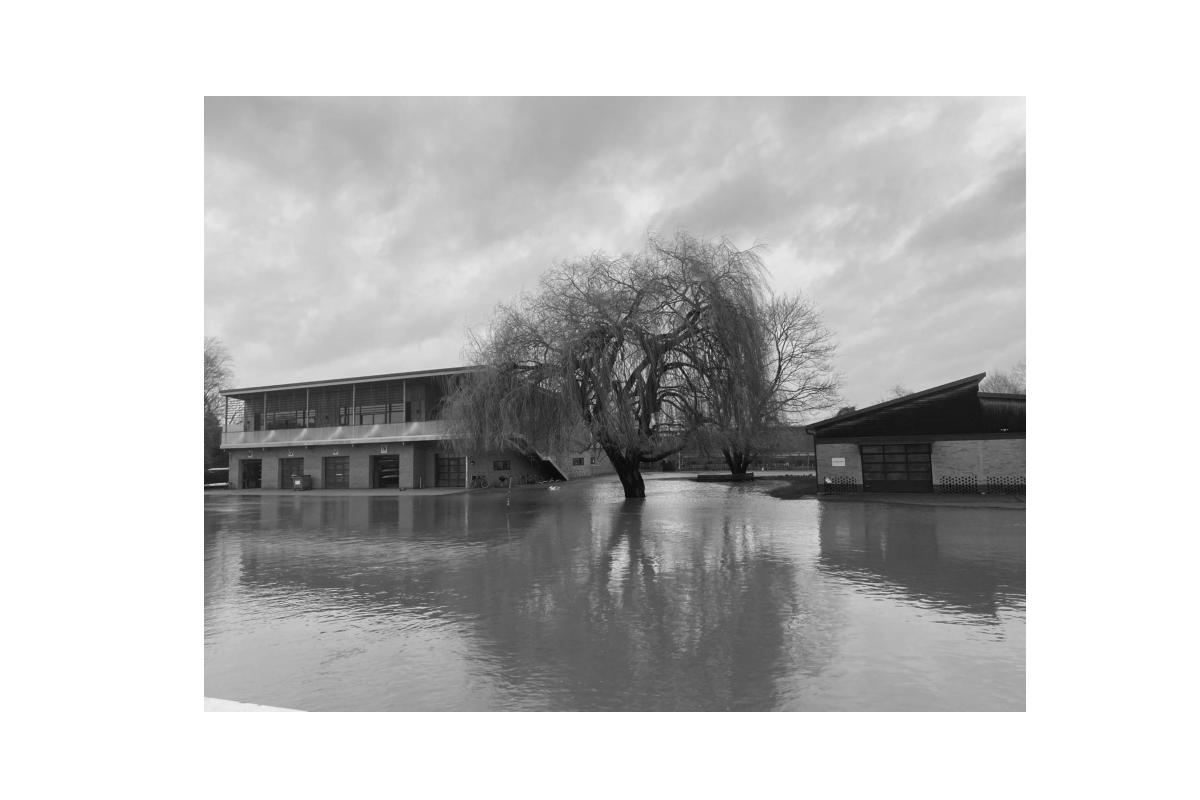
#> input picture data/river_side.jpeg, 1200 x 800 px
$ python Q2-3.py
#> lines starting #> are read from the running program, lines starting #| are printed output that depends on the picture
### helper.py

#from __future__  import division

##----------
#  Helper routines to visualise wavelets with by pywavelets: To do this, we need to define functions
#  that stack and unstack the approximation #  and detail coefficients and scale the different levels
#  when displaying an image.
##----------

import numpy             as np
import pywt                       # Wavelet transform software
import matplotlib.pyplot as plt


def imshowgray(im, vmin=None, vmax=None):
    plt.imshow(im, cmap=plt.get_cmap('gray'), vmin=vmin, vmax=vmax)

# [8 lines left out: function wavMask, not called in this run]


def imshowWAV(Wim, scale=1):
    plt.imshow(np.abs(Wim)*wavMask(Wim.shape, scale), cmap = plt.get_cmap('gray'))


def coeffs2img(LL, coeffs):
    LH, HL, HH = coeffs
    return np.vstack((np.hstack((LL, LH)), np.hstack((HL, HH))))


def unstack_coeffs(Wim):
        L1, L2  = np.hsplit(Wim, 2)
        LL, HL = np.vsplit(L1, 2)
        LH, HH = np.vsplit(L2, 2)
        return LL, [LH, HL, HH]


def img2coeffs(Wim, levels=4):
    LL, c = unstack_coeffs(Wim)
    coeffs = [c]
    for i in range(levels-1):
        LL, c = unstack_coeffs(LL)
        coeffs.insert(0,c)
    coeffs.insert(0, LL)
    return coeffs


# [6 lines left out: function dwt1, not called in this run]


def dwt2(im):
    coeffs = pywt.wavedec2(im, wavelet='db4', mode='per', level=4)
    Wim, rest = coeffs[0], coeffs[1:]
    for levels in rest:
        Wim = coeffs2img(Wim, levels)
    return Wim


def idwt2(Wim):
    coeffs = img2coeffs(Wim, levels=4)
    return pywt.waverec2(coeffs, wavelet='db4', mode='per')


# [12 lines left out: functions WimTh, ComplexSoftThresh, not called in this run]

def fft2c(x):
    return 1 / np.sqrt(np.prod(x.shape)) * np.fft.fftshift(np.fft.fft2(np.fft.ifftshift(x)))

def ifft2c(y):
    return np.sqrt(np.prod(y.shape)) * np.fft.ifftshift(np.fft.ifft2(np.fft.fftshift(y)))


### Q2-3.py
import numpy as np
import matplotlib.pyplot as plt
import skimage
import helper
from skimage.metrics import peak_signal_noise_ratio as psnr, \
structural_similarity as ssim

# Read in the jpeg image
img = skimage.io.imread('data/river_side.jpeg', as_gray=True)
#> img is the input picture: shape (800, 1200) float64; min 0, max 1, mean 0.768

# find the bounding box of the image without the white space
# Get the indices of the non-white pixels
non_white_pixels = np.where(img < 1)
#> non_white_pixels = 508582 positions, rows 96 to 711, columns 200 to 1031

# Get the bounding box of the non-white pixels
min_x = np.min(non_white_pixels[0])
#> min_x = 96
max_x = np.max(non_white_pixels[0]) + 1
#> max_x = 712
min_y = np.min(non_white_pixels[1])
#> min_y = 200
max_y = np.max(non_white_pixels[1]) + 1
#> max_y = 1032

# Pad the x bound values by 4 on each side to ensure the dimensions
# are multiples of 16
min_x -= 4
#> min_x = 92
max_x += 4
#> max_x = 716

# Crop the image to the bounding box
img = img[min_x: max_x, min_y: max_y]
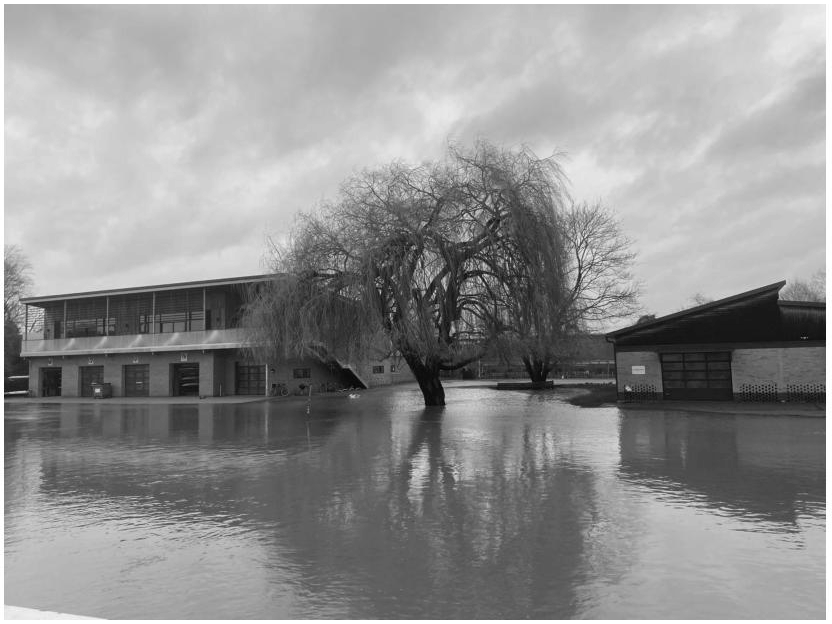
#> img: shape (624, 832) float64; min 0, max 1, mean 0.572

plt.figure(figsize=(10, 7.5))
plt.imshow(img, cmap='gray')
plt.axis('off')
plt.tight_layout()
plt.savefig('figures/cropped_riverside.png')

# Compute the 2D wavelet transform of the image
Wim = helper.dwt2(img)
#> in dwt2, `coeffs = pywt.wavedec2(im, wavelet='db4', mode='per', level=4)`: coeffs = 5 items
#> the loop in dwt2, `for levels in rest:` made 4 passes
#> after the loop in dwt2, `for levels in rest:`:
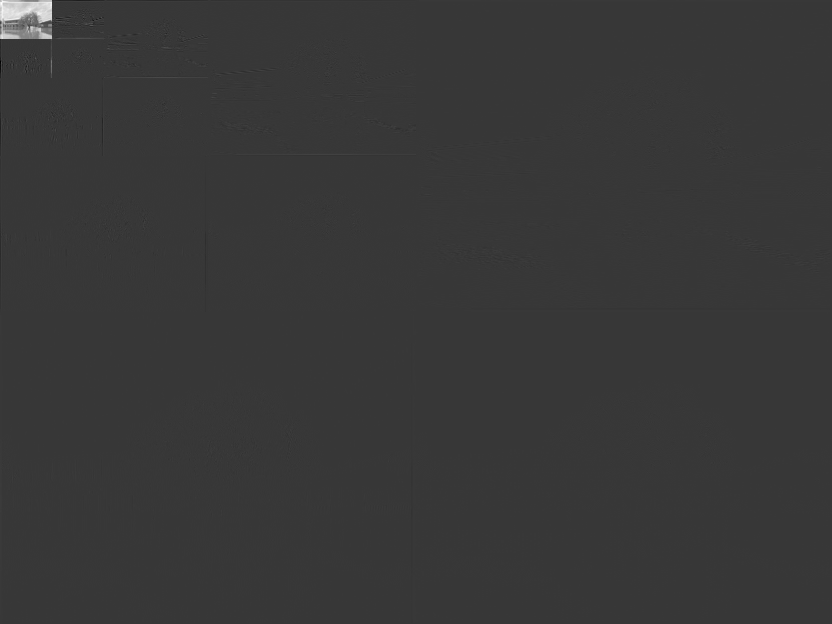
#> Wim: shape (624, 832) float64; min -4.37, max 15.55, mean 0.0356; drawn with min black and max white

# Visualise the coefficients in the wavelet domain
plt.figure(figsize=(10, 7.5))
plt.imshow(np.abs(Wim) > 0.01, cmap='gray')
plt.axis('off')
plt.tight_layout()
plt.savefig('figures/wavelet_riverside.png')

# Reconstruct the image from the wavelet coefficients
img_reconstructed = helper.idwt2(Wim)
#> in img2coeffs, `LL, c = unstack_coeffs(Wim)`: c = 3 items
#> the loop in img2coeffs, `for i in range(levels-1):` made 3 passes
#> pass 1, in unstack_coeffs (call 2), `LL, HL = np.vsplit(L1, 2)`:
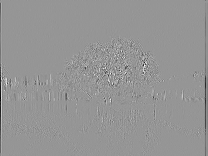
#> HL: shape (156, 208) float64; min -1.04, max 0.732, mean -0.00393; drawn with min black and max white
#> after the loop in img2coeffs, `for i in range(levels-1):`: coeffs = 4 items
#> in idwt2, `coeffs = img2coeffs(Wim, levels=4)`: coeffs = 5 items

# Plot the difference image
plt.figure(figsize=(20, 5))
plt.subplot(1, 3, 1)
plt.imshow(img, cmap='gray')
plt.axis('off')
plt.title('Original Image')
plt.subplot(1, 3, 2)
plt.imshow(img_reconstructed, cmap='gray')
plt.axis('off')
plt.title('Reconstructed Image')
plt.subplot(1, 3, 3)
plt.imshow(np.abs(img - img_reconstructed), cmap='gray')
plt.axis('off')
plt.title('Difference Image')
plt.colorbar(fraction=0.05, pad=0.04)
plt.tight_layout()
plt.savefig('figures/diff_riverside.png')

Wim = helper.dwt2(img)
#> the loop in dwt2 (call 2), `for levels in rest:` made 4 passes
#> pass 3, in coeffs2img (call 7), `LH, HL, HH = coeffs`:
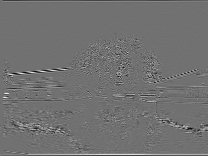
#> LH: shape (156, 208) float64; min -0.817, max 1.02, mean 0.000924; drawn with min black and max white

# Create a comparative plot to show the wavelet coefficients after retaining
# only the 15% largest coefficients
plt.figure(figsize=(10, 5))
thresh_15 = np.percentile(np.abs(Wim).flatten(), 100 - 0.15 * 100)
#> thresh_15 = 0.0305
Wim_thresh = Wim * (np.abs(Wim) > thresh_15)
plt.subplot(1, 2, 1)
plt.imshow(np.abs(Wim) > 0.01, cmap='gray')
plt.axis('off')
plt.title('Wavelet coefficients')
plt.subplot(1, 2, 2)
plt.imshow(np.abs(Wim_thresh) > 0.01, cmap='gray')
plt.axis('off')
plt.title('Wavelet coefficients with 15% threshold')
plt.tight_layout()
plt.savefig('figures/wavelet_coeffs_thresholded.png')
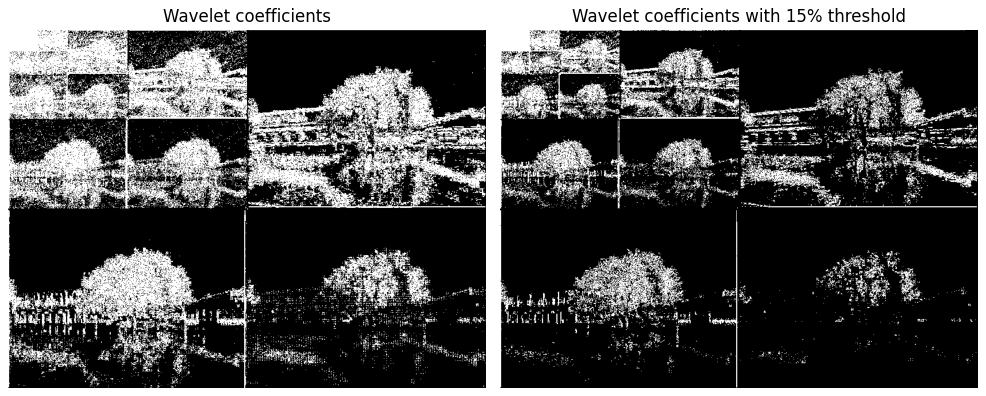
#> figure drawn by matplotlib, 2 panels

# Only keep the 20% largest coefficients
thresholds = [0.2, 0.1, 0.05, 0.025]
thresh_20 = np.percentile(np.abs(Wim).flatten(), 100 - thresholds[0] * 100)
#> thresh_20 = 0.0199
thresh_10 = np.percentile(np.abs(Wim).flatten(), 100 - thresholds[1] * 100)
#> thresh_10 = 0.0496
thresh_05 = np.percentile(np.abs(Wim).flatten(), 100 - thresholds[2] * 100)
#> thresh_05 = 0.0937
thresh_025 = np.percentile(np.abs(Wim).flatten(), 100 - thresholds[3] * 100)
#> thresh_025 = 0.161

# Plot a histogram of the wavelet coefficients
plt.figure(figsize=(8, 5))

# Fix the range of the histogram to be between 0 and 1
plt.hist(np.abs(Wim).flatten(), bins=100, range=(0, 1), density=True)
plt.axvline(thresh_20, color='red', linestyle='--', label='20% Threshold')
plt.axvline(thresh_10, color='green', linestyle='--', label='10% Threshold')
plt.axvline(thresh_05, color='purple', linestyle='--', label='5% Threshold')
plt.axvline(thresh_025, color='orange', linestyle='--', label='2.5% Threshold')
plt.xlabel('Wavelet coefficient')
plt.ylabel('Frequency')
plt.title('Histogram of wavelet coefficients')
plt.legend()
plt.tight_layout()
plt.savefig('figures/wavelet_coeffs_histogram.png')
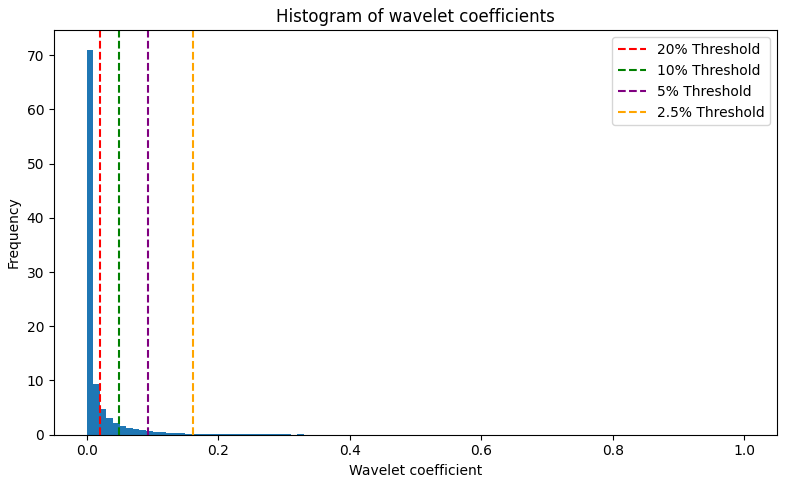
#> figure drawn by matplotlib, 1 panel; tallest bar 71.01 high, from x = 8.67e-19 to 0.01


# Now reconstruct the image using the thresholded coefficients
plt.figure(figsize=(10, 15))
threshold_values = [thresh_20, thresh_10, thresh_05, thresh_025]
#> threshold_values = [0.0199, 0.0496, 0.0937, 0.161]
for i, value in enumerate(threshold_values):
    Wim_thresh = Wim * (np.abs(Wim) > value)
    img_reconstructed = helper.idwt2(Wim_thresh)

    # Compute the MSE, PSNR and SSIM between the original and reconstructed images
    mse = np.mean((img - img_reconstructed) ** 2)
    psnr_value = psnr(img, img_reconstructed, data_range=1)
    ssim_value = ssim(img, img_reconstructed, data_range=1)

    print(f'Threshold: {thresholds[i] * 100}%')
    print(f'MSE: {mse}')
    print(f'PSNR: {psnr_value}')
    print(f'SSIM: {ssim_value}')

    plt.subplot(4, 2, 2*i + 1)
    plt.imshow(img_reconstructed, cmap='gray')
    plt.axis('off')
    plt.title(f'Reconstructed Image with {100 * thresholds[i]}% threshold')
    plt.subplot(4, 2, 2*i + 2)
    plt.imshow(np.abs(img - img_reconstructed), cmap='gray',
               vmin=0, vmax=0.1)
    plt.axis('off')
    plt.title(f'Difference Image with {100 * thresholds[i]}% threshold')
#> this loop made 4 passes
#> (value, mse, psnr_value, ssim_value) on passes 1 to 4: (0.0199, 2.75e-05, 45.61, 0.987), (0.0496, 0.000136, 38.66, 0.955), (0.0937, 0.000374, 34.27, 0.905), (0.161, 0.000749, 31.26, 0.846)
#> (printed output is left out)
    # plt.colorbar(fraction=0.05, pad=0.04)
plt.tight_layout()
plt.savefig(f'figures/reconstructed_riverside_different_thresholds.png')
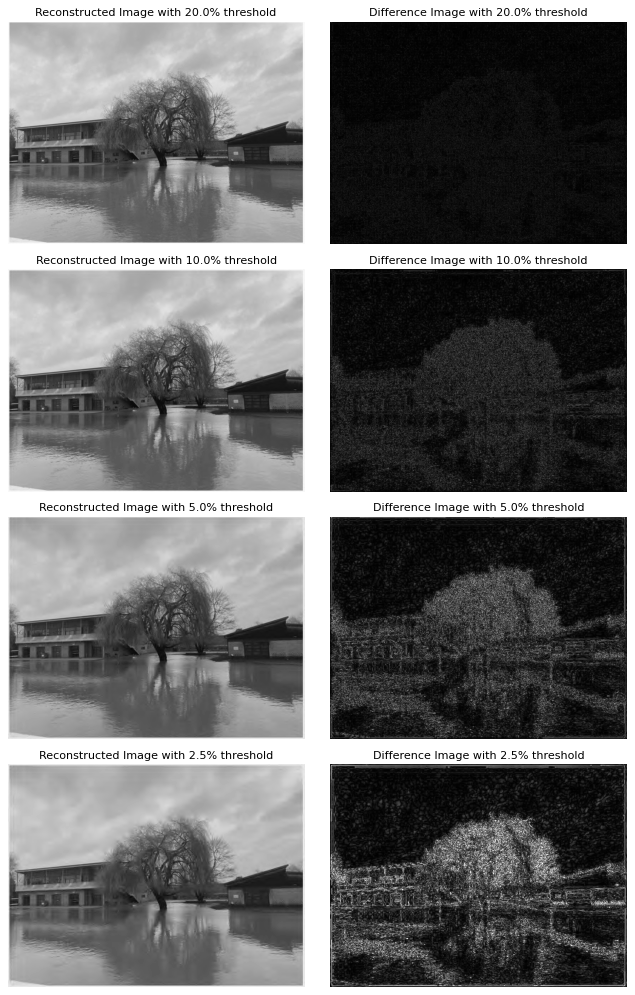
#> figure drawn by matplotlib, 8 panels
